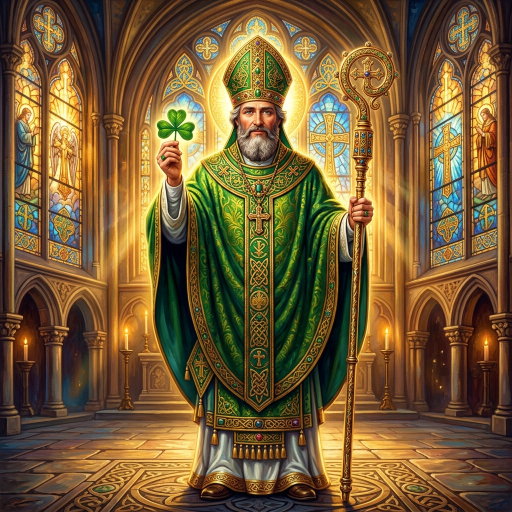
#> input picture st_patrick.png, 1024 x 1024 px (shown at 1/2 size)
$ python -i compile_presentation.py   (imports and definitions only)
#> lines starting #> are read from the running program, lines starting #| are printed output that depends on the picture
import os
import base64
import glob
import math
from PIL import Image, ImageChops, ImageDraw

# [8 lines left out: function find_base_image, not called in this run]

def create_optimized_gif(base_path, output_path):
#> called with base_path = 'st_patrick.png', output_path = 'out.png'
    print(f"Generating optimized GIF from: {base_path}")
    base_img = Image.open(base_path).convert("RGB")
#> base_img is the input picture: PIL image 1024x1024 RGB; mean R, G, B 116.7, 90.9, 52.3

    # Resize to 600x600 for optimal Base64 size
    target_size = 600
    base_img = base_img.resize((target_size, target_size), Image.Resampling.LANCZOS)
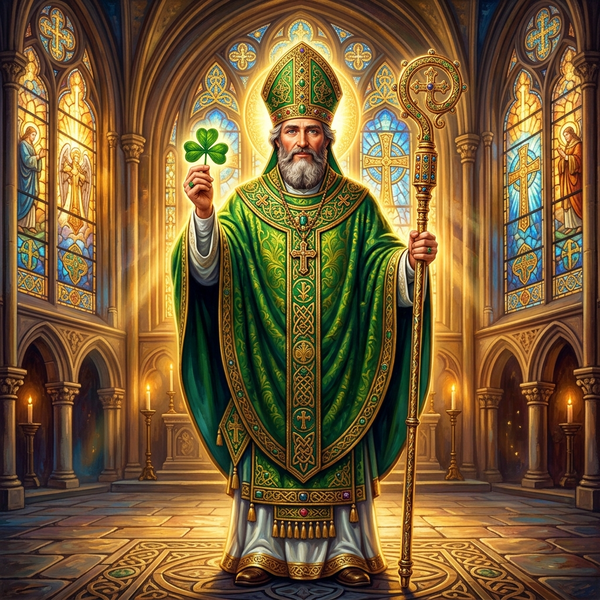
#> base_img: PIL image 600x600 RGB; mean R, G, B 116.6, 90.9, 52.3
    W, H = base_img.size
#> W = 600; H = 600

    num_frames = 24
    frames = []

    band_width = int((W + H) * 0.15)
#> band_width = 180
    total_dist = W + H + 2 * band_width
#> total_dist = 1560

    for f in range(num_frames):
        progress = f / num_frames
        center = -band_width + progress * total_dist

        grad_size = W + H
        grad_img = Image.new('L', (grad_size, 1), 0)
        draw = ImageDraw.Draw(grad_img)

        for x in range(grad_size):
            dist_to_center = abs(x - center)
            if dist_to_center < band_width:
                factor = math.cos((math.pi / 2.0) * (dist_to_center / band_width)) ** 2
                val = int(200 * factor)
                draw.point((x, 0), fill=val)

        grad_2d = grad_img.resize((grad_size, grad_size))
        rotated_grad = grad_2d.rotate(45, resample=Image.Resampling.BILINEAR)

        left = (grad_size - W) // 2
        top = (grad_size - H) // 2
        shimmer_mask = rotated_grad.crop((left, top, left + W, top + H))

        r_channel = shimmer_mask
        g_channel = Image.eval(shimmer_mask, lambda x: int(x * 0.85))
        b_channel = Image.eval(shimmer_mask, lambda x: int(x * 0.40))
        highlight = Image.merge('RGB', [r_channel, g_channel, b_channel])

        frame = ImageChops.screen(base_img, highlight)

        # Convert frame to palette mode with reduced colors (128 colors) to optimize size
        # quantization helps keep file size very small (approx 1.5MB to 2.5MB)
        frame_pal = frame.convert("P", palette=Image.Palette.ADAPTIVE, colors=128)
        frames.append(frame_pal)
#> this loop made 24 passes
#> pass 1, in create_optimized_gif, `frame_pal = frame.convert("P", palette=Image.Palette.ADAPTIVE, colors=..`:
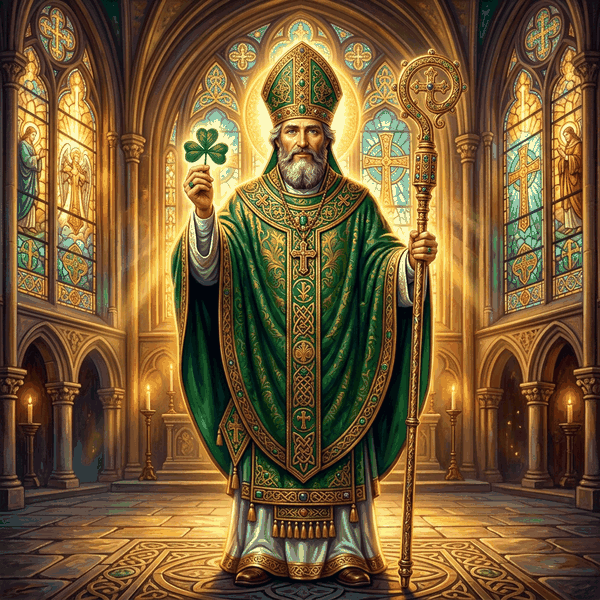
#> frame_pal: PIL image 600x600 P; mean R, G, B 117.3, 90.4, 52
#> after the loop, frames = 24 items

    print(f"Saving optimized GIF to: {output_path}...")
    frames[0].save(
        output_path,
        save_all=True,
        append_images=frames[1:],
        duration=80,
        loop=0,
        optimize=True
    )
    print("Optimized GIF saved!")

# [179 lines left out: functions compress_image, get_base64_uri, compile_all, not called in this run]

# [2 lines not run here, left out]

>>> result = create_optimized_gif('st_patrick.png', 'out.png')
